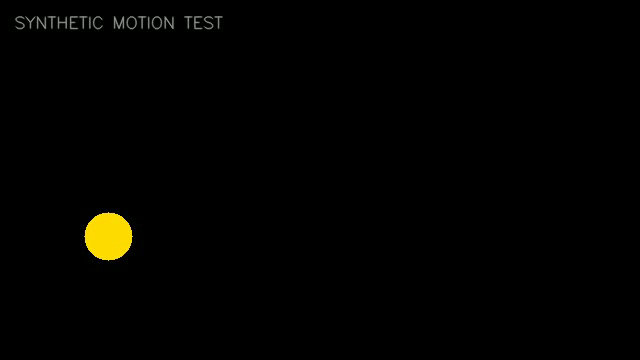
#> input picture frame 10 of Beginner Projects Vision/test_images/sample_motion.avi, 640 x 360 px
$ python centroid_trajectory.py
#> lines starting #> are read from the running program, lines starting #| are printed output that depends on the picture
"""Track moving bright objects and draw a centroid trajectory."""
from __future__ import annotations
import argparse
from pathlib import Path
import cv2
import numpy as np
HERE=Path(__file__).resolve().parent
DEFAULT_SOURCE=str(HERE / "test_images" / "sample_motion.avi")

def parse_source(value):
    return int(value) if value.isdigit() else value

def main():
    ap=argparse.ArgumentParser(description=__doc__)
    ap.add_argument("--source",default=DEFAULT_SOURCE,help="Video path, or camera index such as 0")
    ap.add_argument("--min-area",type=float,default=250)
    ap.add_argument("--max-points",type=int,default=80)
    ap.add_argument("--no-display",action="store_true")
    args=ap.parse_args(); source=parse_source(args.source)
    cap=cv2.VideoCapture(source)
    if not cap.isOpened(): raise SystemExit(f"ERROR: Cannot open video/camera: {args.source}")
    subtractor=cv2.createBackgroundSubtractorMOG2(history=150,varThreshold=24,detectShadows=False)
    trail=[]; frame_no=0
    try:
        while True:
            ok,frame=cap.read()
#> frame is the input picture: shape (360, 640, 3); mean B, G, R 0.5, 2.2, 2.4
            if not ok: break
            frame_no+=1
            fg=subtractor.apply(frame)
#> fg: shape (360, 640); every value is 255
            fg=cv2.threshold(fg,220,255,cv2.THRESH_BINARY)[1]
            fg=cv2.morphologyEx(fg,cv2.MORPH_OPEN,np.ones((3,3),np.uint8))
            contours,_=cv2.findContours(fg,cv2.RETR_EXTERNAL,cv2.CHAIN_APPROX_SIMPLE)
#> contours = [[[0, 0], [0, 359], [639, 359], [639, 0]]]
            candidates=[c for c in contours if cv2.contourArea(c)>=args.min_area]
#> candidates = [[[0, 0], [0, 359], [639, 359], [639, 0]]]
            if candidates:
                c=max(candidates,key=cv2.contourArea); m=cv2.moments(c)
#> after `c = max(candidates, key=cv2.contourArea)`: c = [[0, 0], [0, 359], [639, 359], [639, 0]]
#> after `m = cv2.moments(c)`: m = moments, m00 229401, centre m10/m00, m01/m00 = (319.5, 179.5)
                if m["m00"]:
                    point=(int(m["m10"]/m["m00"]),int(m["m01"]/m["m00"]))
#> point = (319, 179)
                    trail.append(point); trail=trail[-max(1,args.max_points):]
#> after `trail = trail[-max(1, args.max_points):]`: trail = [(319, 179)]
                    x,y,w,h=cv2.boundingRect(c); cv2.rectangle(frame,(x,y),(x+w,y+h),(0,220,255),2)
#> after `x, y, w, h = cv2.boundingRect(c)`: x = 0; y = 0; w = 640; h = 360
                    cv2.circle(frame,point,5,(0,0,255),-1)
#> frame: shape (360, 640, 3); mean B, G, R 0.5, 5, 5.8
            for i in range(1,len(trail)):
                cv2.line(frame,trail[i-1],trail[i],(255,220,0),2,cv2.LINE_AA)
#> this loop made 0 passes
            cv2.putText(frame,"CENTROID TRAJECTORY | Q: quit",(12,28),cv2.FONT_HERSHEY_SIMPLEX,.58,(0,255,255),2,cv2.LINE_AA)
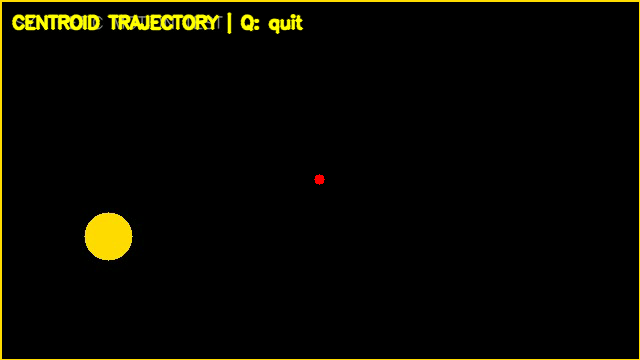
#> frame: shape (360, 640, 3); mean B, G, R 0.2, 7.5, 8.3
            if not args.no_display:
                cv2.imshow("Centroid Trajectory",frame)
                if cv2.waitKey(1)&0xFF==ord('q'): break
#> (key q is pressed here)
            elif frame_no>=300: break
    finally:
        cap.release(); cv2.destroyAllWindows()
    if frame_no==0: print("[WARN] No readable frames were received.")
    else: print(f"[OK] Processed {frame_no} frames.")
if __name__=="__main__": main()

$ run again, starting later in the video
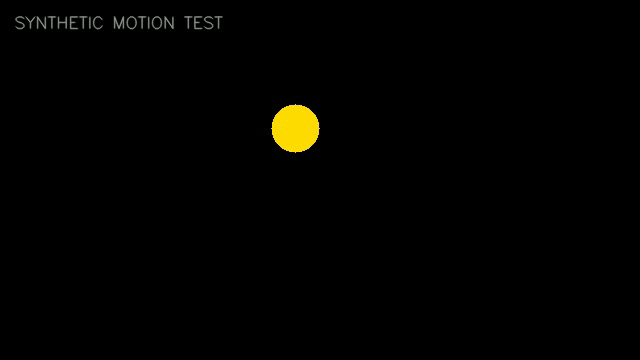
#> input picture frame 45 of Beginner Projects Vision/test_images/sample_motion.avi, 640 x 360 px
#> in main, frame is the input picture: shape (360, 640, 3); mean B, G, R 0.5, 2.1, 2.4
#> fg: shape (360, 640); every value is 255
#> contours = [[[0, 0], [0, 359], [639, 359], [639, 0]]]
#> c = [[0, 0], [0, 359], [639, 359], [639, 0]]
#> m = moments, m00 229401, centre m10/m00, m01/m00 = (319.5, 179.5)
#> point = (319, 179)
#> trail = [(319, 179)]
#> x = 0; w = 640; h = 360
#> in main, `cv2.putText(frame,"CENTROID TRAJECTORY | Q: quit",(12,28),cv2.FONT_HER..`:
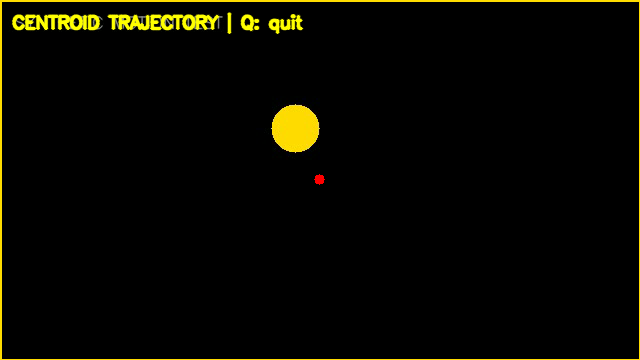
#> frame: shape (360, 640, 3); mean B, G, R 0.2, 7.5, 8.3

$ run again, starting later in the video
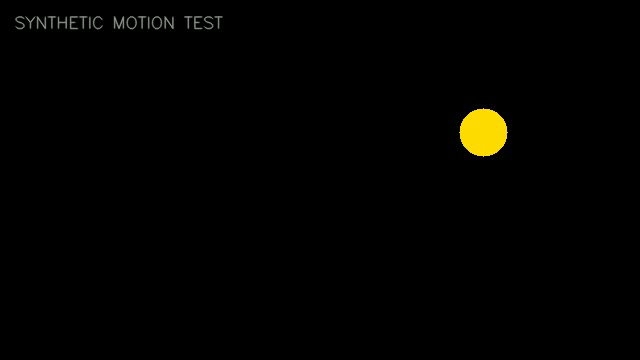
#> input picture frame 80 of Beginner Projects Vision/test_images/sample_motion.avi, 640 x 360 px
#> in main, frame is the input picture: shape (360, 640, 3); mean B, G, R 0.5, 2.2, 2.4
#> fg: shape (360, 640); every value is 255
#> contours = [[[0, 0], [0, 359], [639, 359], [639, 0]]]
#> c = [[0, 0], [0, 359], [639, 359], [639, 0]]
#> m = moments, m00 229401, centre m10/m00, m01/m00 = (319.5, 179.5)
#> point = (319, 179)
#> trail = [(319, 179)]
#> x = 0; w = 640; h = 360
#> in main, `cv2.putText(frame,"CENTROID TRAJECTORY | Q: quit",(12,28),cv2.FONT_HER..`:
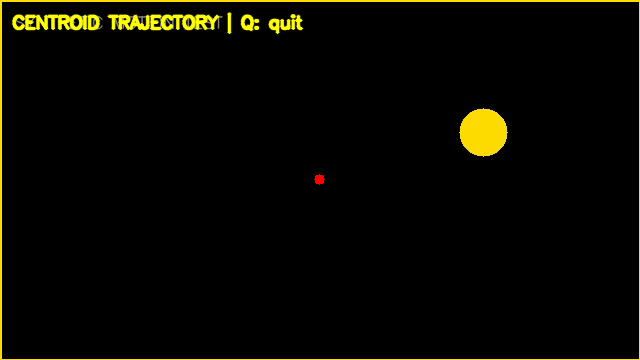
#> frame: shape (360, 640, 3); mean B, G, R 0.2, 7.5, 8.3
